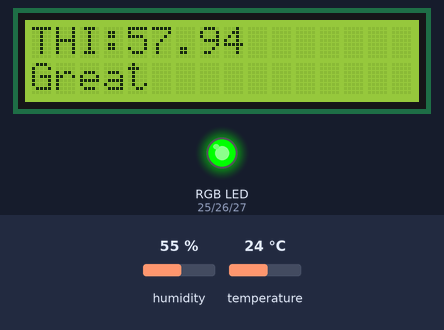
The sketch below on a simulated ESP32. Shown: 16×2 character LCD, an RGB LED mixed from three pins (HIGH = lit). The test bench sets the inputs (shaded band); at power-on: temperature 24 °C, humidity 55 %. Dim RGB values are drawn brighter than linear; WiFi joins after 1.5 s; servers stay silent unless stated; web services answer with replies made up by the test bench; what the sketch prints to the serial monitor is not drawn.

Above: at 3.2 s.
3.3 s: temperature set to 34 °C
At 5.5 s:
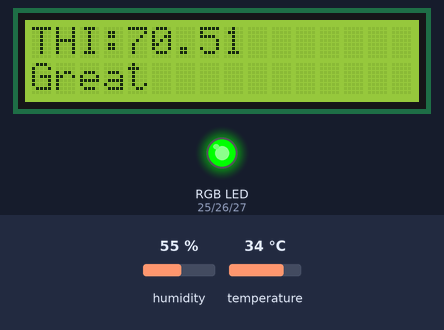
6.0 s: temperature set to 37 °C
At 8.2 s:
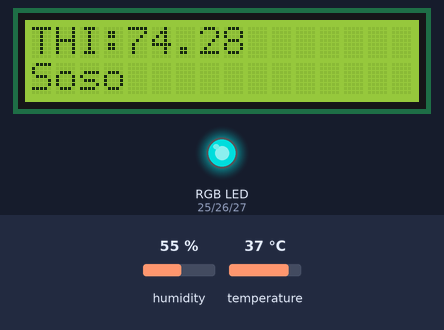
8.5 s: humidity set to 57 %
At 9.8 s:
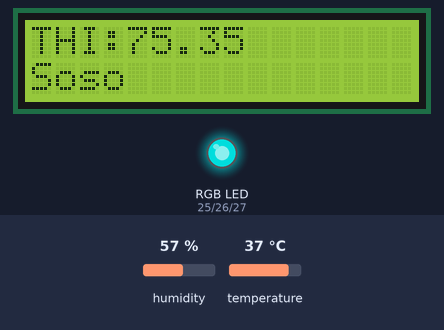
10.9 s: humidity set to 60 %
At 12.5 s:
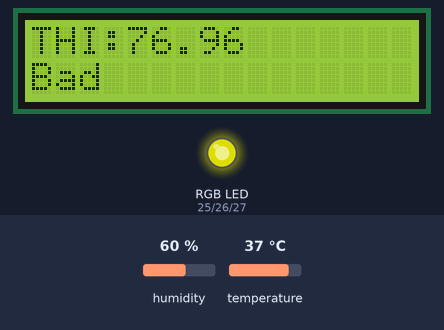
13.4 s: humidity set to 64 %
At 15.2 s:
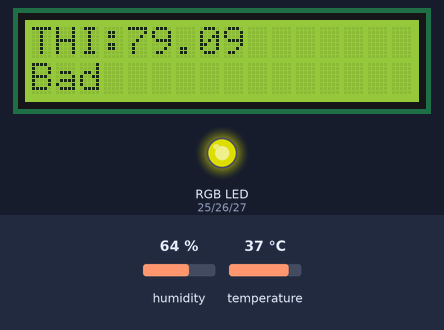
15.9 s: humidity set to 67 %
At 18.0 s:
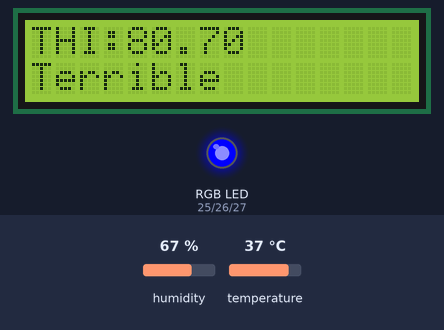
Timing chart, 0 to 19.3 s (numbered marks = the images above; inputs shaded):
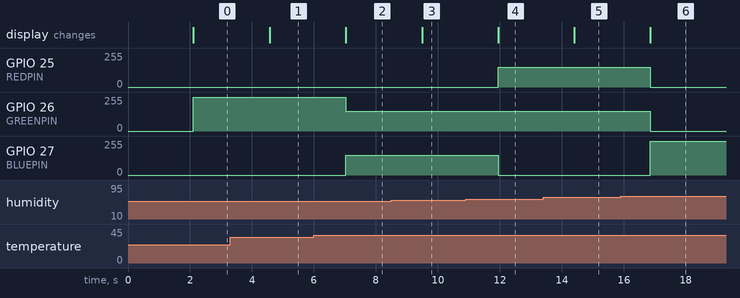

Measured:
- the behaviour switches between 35 and 36 °C on temperature (found by bisection; images 1 and 2)
- the behaviour switches between 58 and 59 % on humidity (found by bisection; images 3 and 4)
- the behaviour switches between 65 and 66 % on humidity (found by bisection; images 5 and 6)
- after the input at 3.3 s, the display: changes after 1.3 s (image 1)
- after the input at 6.0 s, GPIO 26 (GREENPIN): 255/255 → 150/255 after 1.0 s; GPIO 27 (BLUEPIN): 0/255 → 150/255 after 1.0 s; the display: changes after 1.0 s (image 2)
- after the input at 8.5 s, the display: changes after 0.99 s (image 3)
- after the input at 10.9 s, GPIO 25 (REDPIN): 0/255 → 150/255 after 1.0 s; GPIO 27 (BLUEPIN): 150/255 → 0/255 after 1.0 s; the display: changes after 1.0 s (image 4)
- after the input at 13.4 s, the display: changes after 1.0 s (image 5)
- after the input at 15.9 s, GPIO 25 (REDPIN), GPIO 26 (GREENPIN): 150/255 → 0/255 after 0.96 s; GPIO 27 (BLUEPIN): 0/255 → 255/255 after 0.96 s; the display: changes after 0.96 s (image 6)

The sketch:

sketch_dec19a.ino
```cpp
#include "DHT.h"
#include <math.h>
#include <Wire.h> // I2C程式庫
#include <WebServer.h>
#include <LiquidCrystal_I2C.h> // LCD_I2C模組程式庫
#include <WiFi.h>
#include <HTTPClient.h>
#include <Arduino_JSON.h>
#include <string>


WebServer webserver(80);  // Set up the server on port 80
/*
const char* ssid = "小譽宸";          // network SSID
const char* password = "Samis666";    // network password
*/

const char* ssid = "我心繫著你卻新細明體";          // network SSID
const char* password = "113040045";    // network password

// Domain Name with full URL Path for HTTP POST Request
const char* serverName = "http://api.thingspeak.com/update";

// write API Key provided by thingspeak
String apiKey = "LLOK9ELOM30RL1DU";    // your write API key


#define DHTPIN 14         //  degital pin connected to sensor
#define DHTTYPE DHT11     //  define DHT type
DHT dht(DHTPIN, DHTTYPE); //  initia;ize DHT sensor

#define REDPIN 25         //  LED pin
#define GREENPIN 26       //  LED pin
#define BLUEPIN 27        //  LED pin

LiquidCrystal_I2C lcd(0x27, 16, 2);


//  global variables
double t = 0.0;           //  temperature
double h = 0.0;           //  humidity
double Td = 0.0;          //  Dew point 露點溫度
double THI = 0;           //  舒適度
double MAX_THI = 0.0;     //  最大舒適度
double MIN_THI = 10000.0; //  最小舒適度
String currentStatus = "";
String maxStatus = "";
String minStatus = "";
String suggesstion = "";
String icon = "";


//  const value
const double t2P_a = 6.1129;
const double t2P_b = 17.62;
const double t2P_c = 243.12;


// HTML 內容
const char* htmlContent = R"rawliteral(
<html lang="en">
<head>
    <meta charset="UTF-8">
    <meta name="viewport" content="width=device-width, initial-scale=1.0">

    <meta http-equiv="Cache-Control" content="no-cache, no-store, must-revalidate">
    <meta http-equiv="Pragma" content="no-cache">
    <meta http-equiv="Expires" content="0">
    <title>環境舒適度顯示</title>
    <style>
        /* 頁面設置 */
        body {
            margin: 0;
            font-family: Arial, sans-serif;
            background: linear-gradient(to bottom, #69b3ff, #ffffff);
            color: #333;
            text-align: center;
        }

        /* 標題樣式 */
        header {
            background: #007acc;
            color: white;
            padding: 15px 0;
            font-size: 1.5em;
        }

        /* 主要區域 */
        .main {
            margin: 20px auto;
        }

        .comfort-display {
            font-size: 5em; /* 舒適度數字放大 */
            color: #fff;
            text-shadow: 3px 3px 5px rgba(0, 0, 0, 0.3);
            margin-top: 10px;
        }

        .status {
            font-size: 2em;
            margin-top: 10px;
            color: #333;
        }

        .suggesstion {
            font-size: 2em;
            margin-top: 10px;
            color: #d54a00;
        }

        .record {
            font-size: 1.2em;
            margin-top: 20px;
        }

        .icon {
            font-size: 6em;
            margin-top: 10px;
            color: #fff;
            text-shadow: 2px 2px 5px rgba(0, 0, 0, 0.3);
        }

        /* 預報區塊 */
        .forecast {
            display: flex;
            justify-content: center;
            gap: 20px;
            margin-top: 30px;
        }

        .forecast-box {
            background: #f2f2f2;
            border-radius: 10px;
            padding: 10px;
            width: 80px;
        }

        .forecast-box p {
            margin: 5px 0;
        }

        footer {
            margin-top: 30px;
            color: #666;
        }
    </style>
</head>
<body>
    <!-- 標題區域 -->
    <header>環境舒適度</header>

    <!-- 主區域顯示舒適度 -->
    <div class="main">
        <!-- 圖標顯示 -->
        <div class="icon" id = main-icon>%icon%</div>
        <div class="comfort-display" id="comfort-level">%THI%</div>
        <div class="status" id="comfort-status">%currentStatus%</div>
    </div>

    <!-- 最大最小記錄 -->
    <div class="record">
        <p>最大 THI：<span id="max-thi">%max_THI%</span>，當時狀況：<span id="max-status">%maxStatus%</span></p>
        <p>最小 THI：<span id="min-thi">%min_THI%</span>，當時狀況：<span id="min-status">%minStatus%</span></p>
    </div>

    <!-- 新增建議文字 -->
    <div class="suggesstion" id="suggess">%suggesstion%</div>

    <!-- 底部 -->
    <footer>即時環境舒適度數據</footer>

    <script>
        setTimeout(function() {
            window.location.reload(true);
        }, 5000); // 每 5 秒強制刷新
    </script>
</body>
</html>


)rawliteral";

//  get dew point
double DewPoint(void)
{
  double Es = t2P_a * exp(t2P_b * t / (t + t2P_c));
  double E = Es * (h / 100);
  return (t2P_c * log(E / t2P_a)) / (t2P_b - log(E / t2P_a));
}

/*
  THI低於72，舒適。
  73-76，輕微不適。
  77-80，中度不適。
  81-84，嚴重不適。
  大於85，威脅生命。
*/

//  get status by THI value
String getStatus(double value)
{
  if(value <= 72.0)
    return "舒適";
  else if(value <= 76.0)
    return "輕微不適";
  else if(value <= 80.0)
    return "中度不適";
  else if(value <= 84.0)
    return "嚴重不適";
  else
    return "威脅生命";
}

String getSuggess(void)
{
  t -= 1.0;
  double Td2 = DewPoint();
  double THI2 = (1.8 * Td2 + 32) - (0.55 - 0.55 * h * 0.01) * (1.8 * Td2 - 26);
  t += 1.0;
  if(THI2 > THI)
    return "降低溫度";
  else
    return "提高溫度";
}

//  set LED color
void setLED(int r, int g, int b)
{
  analogWrite(REDPIN, r);
  analogWrite(GREENPIN, g);
  analogWrite(BLUEPIN, b);
}

//  blink LED
void blinkLED() {
    static unsigned long previousMillis = 0;
    const long interval = 500;  // 500 ms 間隔
    static bool ledState = false;

    unsigned long currentMillis = millis();
    if (currentMillis - previousMillis >= interval) {
        previousMillis = currentMillis;
        ledState = !ledState;
        if (ledState) setLED(0, 0, 255);
        else setLED(0, 0, 0);
    }
}

//  ThingSpeak url
String url = "https://api.thingspeak.com/update?api_key=U2Z4JLT7CPZM1HOR";
void UploadData(){
  //建立一個網頁
  HTTPClient http;

  //把土壤濕度數值寫入網址
  String url1= url+"&field1="+(int)t+"&field2="+(int)h+"&field3="+(int)Td+"&field4="+(int)THI;
  //提交網址
  http.begin(url1);

  //讀取網頁內容
  int httpCode = http.GET();
  if(httpCode == HTTP_CODE_OK){
    String payload = http.getString();
    Serial.print("網頁內容=");
    Serial.print(payload);
  }
  else{
     Serial.println("網路傳送失敗");
  }

  //關閉網頁
  http.end();
}

void handleRoot(void) {
  // 網站
  String html = htmlContent;
  html.replace("%THI%", String(int(THI)));
  html.replace("%max_THI%", String(int(MAX_THI)));
  html.replace("%min_THI%", String(int(MIN_THI)));
  html.replace("%currentStatus%", currentStatus.c_str());
  html.replace("%maxStatus%", maxStatus.c_str());
  html.replace("%minStatus%", minStatus.c_str());
  html.replace("%suggesstion%", suggesstion.c_str());
  html.replace("%icon%", icon.c_str());
  webserver.send(200, "text/html", html);
}


void setup() {
  Serial.begin(115200);
  dht.begin();

  // LED initialization
  pinMode(REDPIN, OUTPUT);
  pinMode(GREENPIN, OUTPUT);
  pinMode(BLUEPIN, OUTPUT);
  setLED(0, 0, 0);

  //  LCD initialization
  lcd.init();
  lcd.setBacklight(255);
  lcd.clear();

  Serial.println("Arduino Initialization!");

  //  wi-fi connection
  Serial.println("Connecting to WiFi..");
  WiFi.begin(ssid, password);

  while (WiFi.status() != WL_CONNECTED) {
    delay(1000);
    Serial.print(".");
  }

  Serial.print("Connected to WiFi network with IP Address: ");
  Serial.println(WiFi.localIP());

  // 啟動 WebServer
  webserver.on("/", handleRoot);
  webserver.begin();
  Serial.println("Web server started.");
  Serial.println("Server started.");
}


void loop() {

  if ((WiFi.status() == WL_CONNECTED)) { //Check the current connection status
    // Read temperature as Celsius (the default)
    t = dht.readTemperature();  //  temperature
    h = dht.readHumidity();     //  humidity 相對溼度

    //  Exception -> check if read failed
    if (isnan(t)) {
      Serial.println(F("Failed to read from DHT sensor! t"));
      return;
    }
    if(isnan(h))
    {
      Serial.println(F("Failed to read from DHT sensor! h"));
      return;
    }


    //  計算露點溫度
    Td = DewPoint();

    //  計算舒適度
    THI = (1.8 * Td + 32) - (0.55 - 0.55 * h * 0.01) * (1.8 * Td - 26);
    //  更新最大最小舒適度
    if(MAX_THI < THI){
      MAX_THI = THI;
      maxStatus = getStatus(MAX_THI);
    }
    if(MIN_THI > THI){
      MIN_THI = THI;
      minStatus = getStatus(MIN_THI);
    }

    suggesstion = getSuggess();

    //  output to terminal
    Serial.print("溫度:");
    Serial.print(t);
    Serial.print(" 相對濕度:");
    Serial.print(h);
    Serial.print(" 露點溫度:");
    Serial.print(Td);
    Serial.print(" 舒適度:");
    Serial.print(THI);

    //  output to LCD
    lcd.clear();
    lcd.setCursor(0, 0); // (colum, row)從第一排的第三個位置開始顯示
    lcd.print("THI:");
    lcd.print(THI);

    /*
      THI低於72，舒適。
      73-76，輕微不適。
      77-80，中度不適。
      81-84，嚴重不適。
      大於85，威脅生命。
    */
    /*😀🙂😥😨😱*/

    lcd.setCursor(0, 1);
    if(THI <= 72.0)
    {
      Serial.println(" 舒適");
      lcd.print("Great");
      currentStatus = "舒適";
      icon = "😀";
      setLED(0, 255, 0);
    }
    else if(THI <= 76.0)
    {
      Serial.println(" 輕微不適");
      currentStatus = "輕微不適";
      icon = "🙂";
      lcd.print("Soso");
      setLED(0, 150, 150);
    }
    else if(THI <= 80.0)
    {
      Serial.println(" 中度不適");
      currentStatus = "中度不適";
      icon = "😥";
      lcd.print("Bad");
      setLED(150, 150, 0);
    }
    else if(THI <= 84.0)
    {
      Serial.println(" 嚴重不適");
      currentStatus = "嚴重不適";
      icon = "😨";
      lcd.print("Terrible");
      setLED(0, 0, 255);
    }
    else
    {
      Serial.println(" 威脅生命");
      currentStatus = "威脅生命";
      icon = "😱";
      lcd.print("Threaten");
      blinkLED();
    }

    webserver.handleClient();

    //  update ThingSpeak
    UploadData();
    delay(1000);
  }
  else {
    Serial.println("WiFi Disconnected");
  }
}
```
